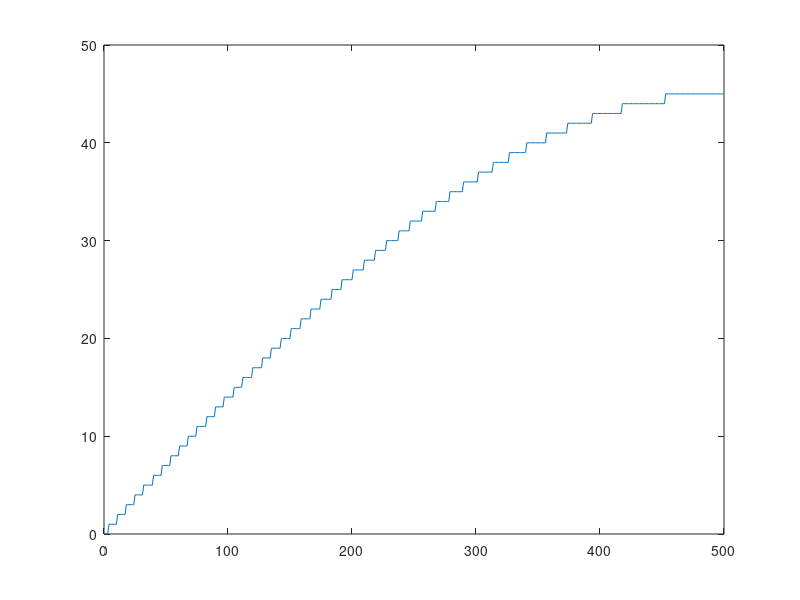

MATLAB code to generate this figure: (Note: this script raises an error after producing the figure.)

%does positive / negative Load Current matter? Do I need to account for
%both Th and Tl in my calculations??

%Why are Rint and Cgd different for turn-on and turn-off (see 3)experimental validation)? which values do I
%use?

Vgon = 15;
Vgoff = -6;
Vth = 6;
global Rgon;                %30.1 16.2 16.2      15 8.6 5.2   %VARIABLES UNDER TEST:
global Rgoff;                 %24.3 16.2 11.0     15 10 6.8
global Cm;              %20 50    pF
Cgdon = 24.5*10^-12;          %for turn-on, 45.7 for turn off??   pF
Cgdoff = 45.7*10^-12;
Cds = 230*10^-12;           %Coss for C3M0016120K       pF
Rinton = 2.2;                 %for turn on, 2.5 for turn off  ??
Rintoff = 2.5;
TAUon = 143*10^-12;         %ps
TAUoff = 151*10^-12;        %ps
Vm = 8.7;                   %Miller voltage ?
Ceff = 666*10^-12;          %pF, = 2CdQ,oss
Vdc = 800;
Qtot = 384*10^-9;           %nC

%dVdtZCS = 7.5*10^9;        %LUT w/ respect to miller capacitance? see figure 5

Fsw = 100*10^3 ;            %Switching Frequency
Fsin = 50 ;                 %Sinusoid frequency ; 50 Hz = 3000 RPM
Nsw = (Fsw / Fsin)/4;           %Number of switching events per quarter cycle, 2000 in this case

Isin = zeros(Nsw,1);        %blank LUT array
for i = 1 : Nsw
    i;
    Isin(i) = round (45*sin(2*pi*i / (4*Nsw) ) );
end
plot(Isin)                  %LUT for A=45 sinusoid, resolution = 2000
Esw = zeros(46,1);          %LUT for loss of a switching event at particular Isw
Elosses1 = zeros(Nsw,1);    %table to store losses from this particular simulation
Elosses2 = zeros(Nsw,1);
Elosses3 = zeros(Nsw,1);
Power = zeros(3,1)          %


% -----     SIM WITH ONE SETTING     ------ %

for n = 1:Nsw
    if n == 1
        setParam(16.2, 11, 0)
        Rgon 
        Rgoff 
        Cm 
    end
    if n == 1 %recalculates constants when Rg and Cm get updated (different "windows" throughout the Isw sinusoid)
        dVdtoff = (Vm - Vgoff) / (Rgoff*Cm + Rgoff*Cgdoff + Rintoff*Cgdoff + TAUoff);
        dVdton = (Vgon - Vth) / (Rgon*Cm + Rgon*Cgdon + Rinton*Cgdon + TAUon);
        Ik = (1 + Cds / Cgdoff)*(Vth + Vgoff) / Rgoff;      %Ik = Ceff*dVdtZCS
        koff = ( (1/2) * Vdc^2) / dVdtoff;
        kon = ( (1.35/2) * Vdc^2) / dVdton;

        for i = 1 : 46 %matlab is stupid and doesn't let you index from 0, so that's why there's a lot of off-by-one corrections
            Isw = i - 1;
            if Isw < Ik
              Isw;
              Esw(n) = Vdc*Qtot + kon*Iswitch;
            end
            if Isw > Ik
                Isw;
                Esw(i) = Vdc*Qtot + kon*Isw + koff*(Isw - Ik);
            end
        end
    end

    Elosses1(n) = Esw(abs(Isin(n)) + 1);   %the indices of Esw are +1, e.g. to find Esw(0) you must go to index 1
end

% -----      SIM WITH TWO SETTINGS ------ %

for n = 1:Nsw
    if n == 1
        setParam(16.2, 11, 0)
        Rgon
        Rgoff
        Cm
    end
    if n == Nsw/2
        setParam(10, 5, 0)
        Rgon
        Rgoff
        Cm
    end
    if n == 1 || n == Nsw/2   %recalculates constants when Rg and Cm get updated (different "windows" throughout the Isw sinusoid)
        dVdtoff = (Vm - Vgoff) / (Rgoff*Cm + Rgoff*Cgdoff + Rintoff*Cgdoff + TAUoff);
        dVdton = (Vgon - Vth) / (Rgon*Cm + Rgon*Cgdon + Rinton*Cgdon + TAUon);
        Ik = (1 + Cds / Cgdoff)*(Vth + Vgoff) / Rgoff;      %Ik = Ceff*dVdtZCS
        koff = ( (1/2) * Vdc^2) / dVdtoff;
        kon = ( (1.35/2) * Vdc^2) / dVdton;

        for i = 1 : 46 %matlab is stupid and doesn't let you index from 0, so that's why there's a lot of off-by-one corrections
            Isw = i - 1;
            if Isw < Ik
              Isw;
              Esw(n) = Vdc*Qtot + kon*Iswitch;
            end
            if Isw > Ik
                Isw;
                Esw(i) = Vdc*Qtot + kon*Isw + koff*(Isw - Ik);
            end
        end
    end

    Elosses2(n) = Esw(abs(Isin(n)) + 1);   %the indices of Esw are +1, e.g. to find Esw(0) you must go to index 1
end

% -----      SIM WITH THREE SETTINGS ------ %

for n = 1:Nsw
    if n == 1
        setParam(16.2, 11, 0)
        Rgon
        Rgoff
        Cm
    end
    if n == round(Nsw/3)
        setParam(10, 5, 0)
    end
    if n == round((2*Nsw/3))
        setParam(5, 3, 0)
        Rgon
        Rgoff
        Cm
    end
    if n == 1 || n == round(Nsw/3)  || n == round((2*Nsw/3));   %recalculates constants when Rg and Cm get updated (different "windows" throughout the Isw sinusoid)
        dVdtoff = (Vm - Vgoff) / (Rgoff*Cm + Rgoff*Cgdoff + Rintoff*Cgdoff + TAUoff);
        dVdton = (Vgon - Vth) / (Rgon*Cm + Rgon*Cgdon + Rinton*Cgdon + TAUon);
        Ik = (1 + Cds / Cgdoff)*(Vth + Vgoff) / Rgoff;      %Ik = Ceff*dVdtZCS
        koff = ( (1/2) * Vdc^2) / dVdtoff;
        kon = ( (1.35/2) * Vdc^2) / dVdton;

        for i = 1 : 46 %matlab is stupid and doesn't let you index from 0, so that's why there's a lot of off-by-one corrections
            Isw = i - 1;
            if Isw < Ik
              Isw;
              Esw(n) = Vdc*Qtot + kon*Iswitch;
            end
            if Isw > Ik
                Isw;
                Esw(i) = Vdc*Qtot + kon*Isw + koff*(Isw - Ik);
            end
        end
    end

    Elosses3(n) = Esw(abs(Isin(n)) + 1);   %the indices of Esw are +1, e.g. to find Esw(0) you must go to index 1
end

%Elosses1
%Elosses3
Ecycle(1) = 4*sum(Elosses1)                   %simulation solves for the losses from a quarter of a sine period, so *4 --> full period
Ecycle(2) = 4*sum(Elosses2)
Ecycle(3) = 4*sum(Elosses3)

Power = Ecycle*Fsin


% -----     FUNCTIONS     ------ %

function [] = setParam(newRgon, newRgoff, newCm)
    global Rgon;
    global Rgon;
    global Rgoff

    Rgon = newRgon;
    Rgoff = newRgoff;
    Cm = newCm;
end